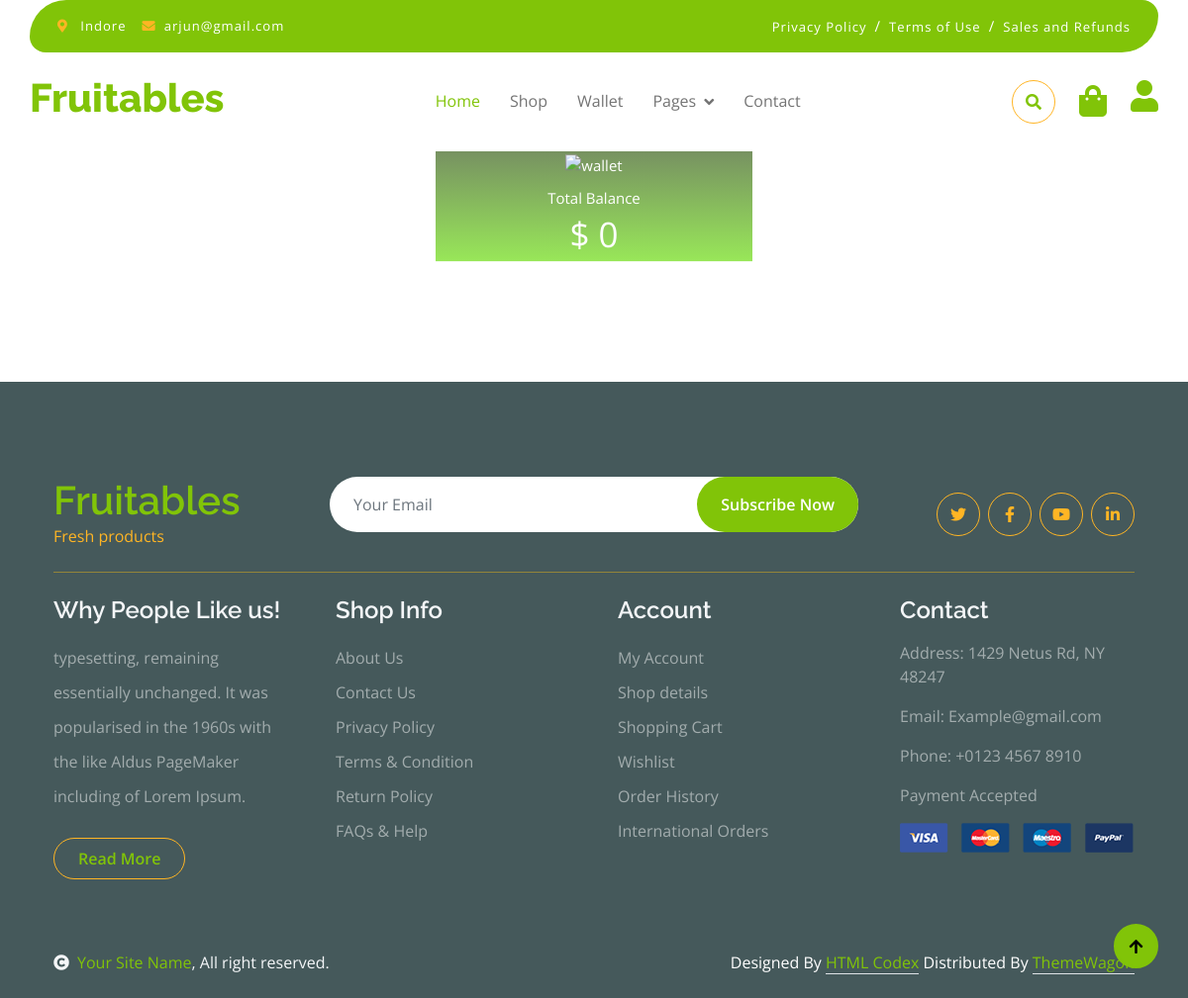
Page /fruitable/wallet (signed in) on the earlier database version.
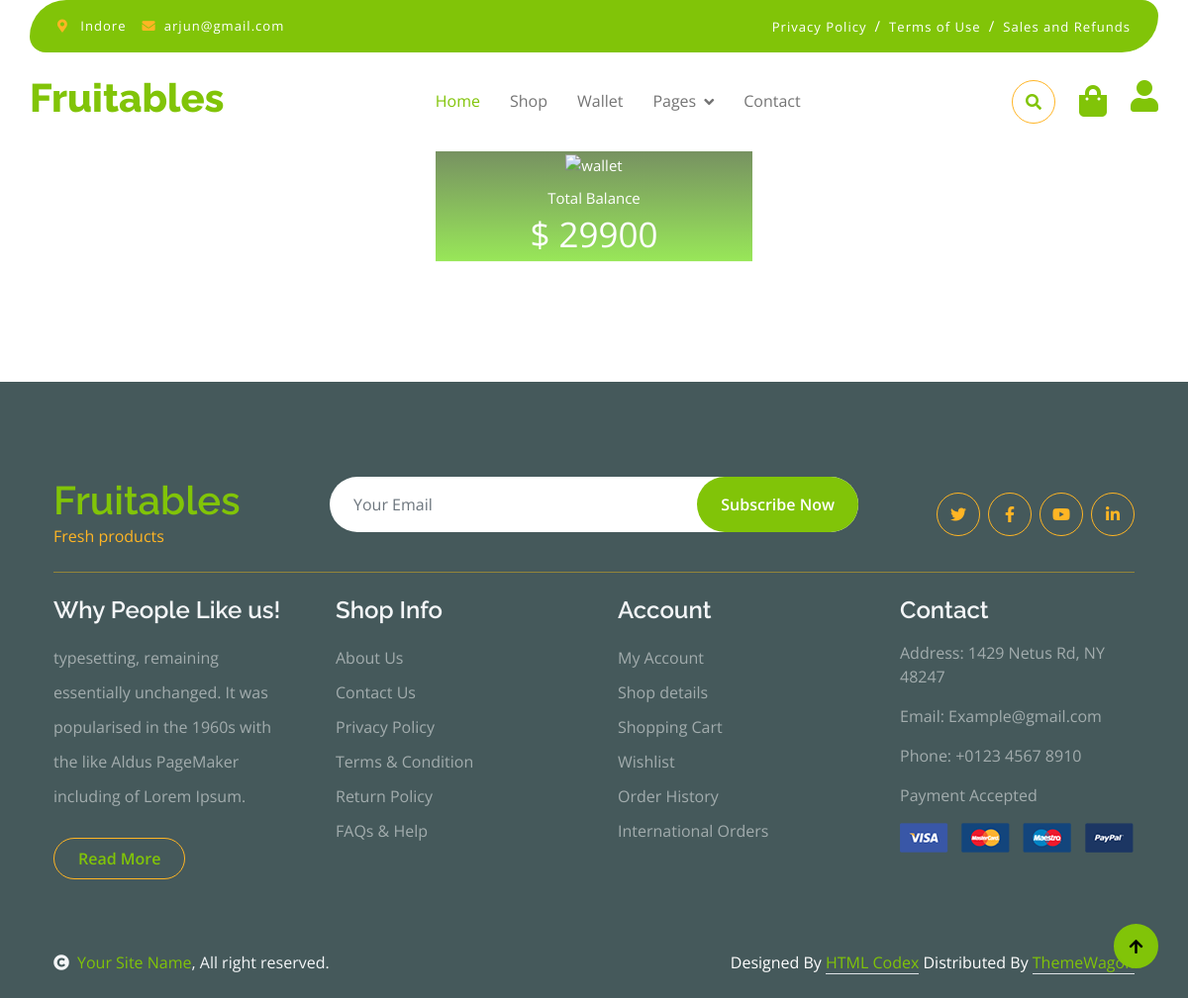
Same page on the later database version.
### shop/models.py (models this page shows, shortened)
class Wallet(models.Model):
    user=models.OneToOneField(CustomUser,on_delete=models.CASCADE)
    balance=models.PositiveIntegerField(default=0)

### shop/views.py (the view)
# urls.py: path('wallet',wallet,name='wallet'),
def wallet(request):
    wallet=Wallet.objects.get(user=request.user)
    return render(request,'wallet.html',{'wallet':wallet})

### templates/wallet.html (shortened to what this page needs)
{% extends "base.html" %}
{% block wallet %}
<head>
</head>
<body>
	<div class="wallet-container text-center">
		<p class="page-title">{{wallet.user.first_name}} E-wallet</p>
		<div class="amount-box text-center">
			<img src="https://lh3.googleusercontent.com/ohLHGNvMvQjOcmRpL4rjS3YQlcpO0D_80jJpJ-QA7-fQln9p3n7BAnqu3mxQ6kI4Sw" alt="wallet">
			<p>Total Balance</p>
			<p class="amount">$ {{wallet.balance}}</p>
		</div>
</div>
{% endblock wallet %}

Differences in the rows shown:
changed Wallet: balance "0" → "29900"
